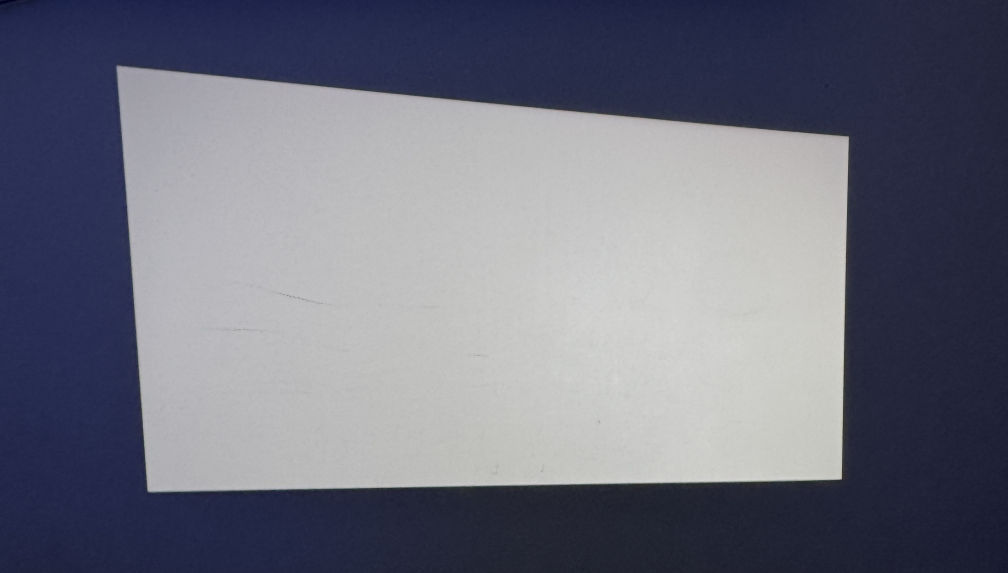
#> input picture Backend_Extras-Miller/new_white_img.jpg, 3024 x 1719 px (shown at 1/3 size)
$ python -i White_auto.py   (imports and definitions only)
#> lines starting #> are read from the running program, lines starting #| are printed output that depends on the picture; after the words box and inside, x2 and y2 are one past the last pixel; in counts of white or black regions, pixels touching at a corner belong together
#> further down, picture is the input picture: shape (1719, 3024, 3); mean B, G, R 126, 111.9, 110
import cv2
import numpy as np
from typing import List


def order_points(pts: np.ndarray) -> np.ndarray:
    """
    Order 4 points in the order: TL, TR, BR, BL.
    pts: (4,2) array of float32/float64
    returns: (4,2) float32 array ordered as TL, TR, BR, BL
    """
    pts = np.asarray(pts, dtype=np.float32)

    # sums and diffs
    s = pts[:, 0] + pts[:, 1]          # x + y
    d = pts[:, 1] - pts[:, 0]          # y - x

    tl_idx = int(np.argmin(s)) # Smallest sum (TL)
    br_idx = int(np.argmax(s)) # largest sum (BR)

    # remaining two indices
    all_idx = np.array([0, 1, 2, 3])
    remain = all_idx[(all_idx != tl_idx) & (all_idx != br_idx)]

    # smaller (y - x) is TR, other is BL
    if d[remain[0]] < d[remain[1]]:
        tr_idx = int(remain[0])
        bl_idx = int(remain[1])
    else:
        tr_idx = int(remain[1])
        bl_idx = int(remain[0])

    ordered = np.array(
        [pts[tl_idx], pts[tr_idx], pts[br_idx], pts[bl_idx]],
        dtype=np.float32
    )
    return ordered


"""Example:

           (0, 0) -----------------------   (1919, 0)
             |                                  |
             |                                  |
             |                                  |
        (0, 1079) ----------------------- (1919, 1079)

         (349, 199) ------------------------ (2545, 409)
             |                                  |
             |                                  |
             |                                  |
        (444, 1475) ------------------------- (2525, 1437)
*/
"""

# Detect the 4 corners of the white image through bright contrast:
def detect_white_screen_corners(
    img_bgr: np.ndarray,
    adaptive_block_size: int = 75,
    adaptive_C: int = -10,
    blur_ksize: int = 51,
    diff_thresh: int = 20,
    close_ksize: int = 25,
    approx_eps_frac: float = 0.02
) -> List[List[float]]:

    # If no 4 point screen contour is detected:
#> called with adaptive_block_size = 75, adaptive_C = -10, blur_ksize = 51, diff_thresh = 20, close_ksize = 25, approx_eps_frac = 0.02
    if img_bgr is None or img_bgr.size == 0:
        raise ValueError("Empty/invalid image input")

    # STEP 1 — Grayscale (Removes color completely and keeps only brightness) (RGB -> grayscale)
    gray = cv2.cvtColor(img_bgr, cv2.COLOR_BGR2GRAY)
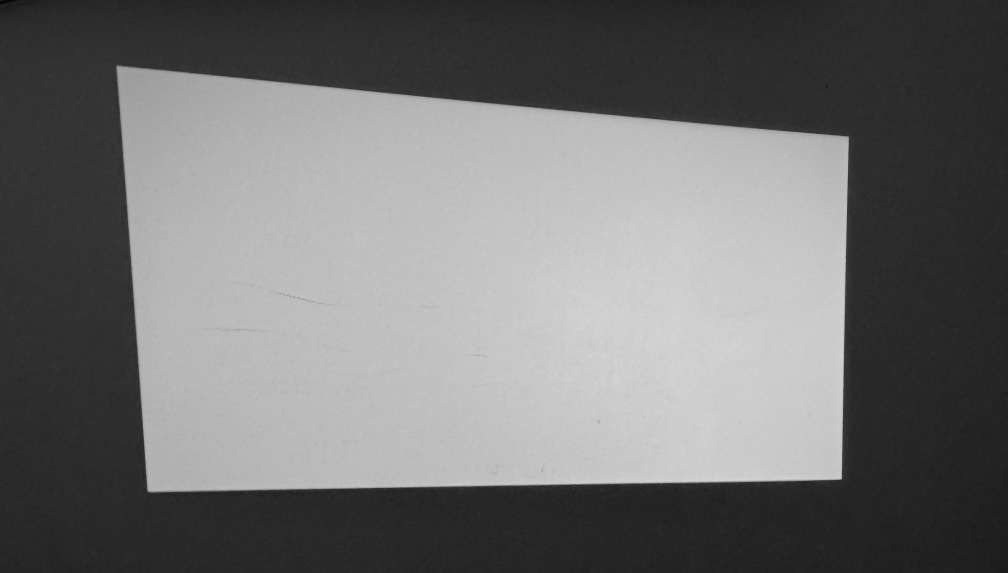
#> gray: shape (1719, 3024) (shown at 1/3 size); min 3, max 218, mean 113

    # STEP 2 — Adaptive threshold (bright regions)
    # block size must be odd and >= 3
    # Odd to detect the nearby pixels from the center when computing the threshold
    if adaptive_block_size < 3:
        adaptive_block_size = 3
    if adaptive_block_size % 2 == 0:
        adaptive_block_size += 1

    thresh = cv2.adaptiveThreshold(
        gray, 255,
        cv2.ADAPTIVE_THRESH_GAUSSIAN_C,
        cv2.THRESH_BINARY,
        adaptive_block_size,
        adaptive_C
    )
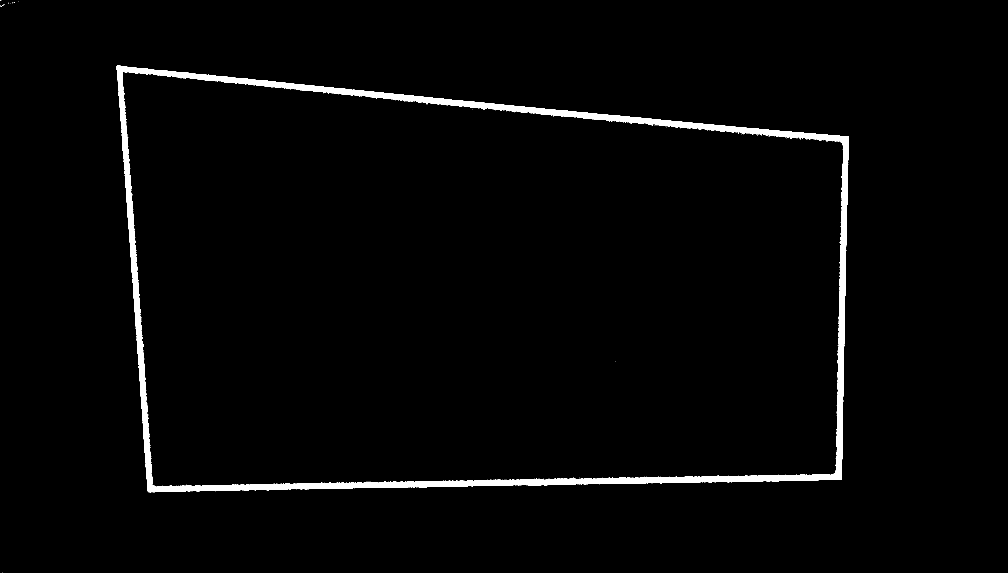
#> thresh: shape (1719, 3024) (shown at 1/3 size); 2.1% white; 47 white regions (46 under 20 px), largest, box (x1, y1, x2, y2) and area: (349, 196, 2547, 1477) 109211

    # STEP 3 — Low variance mask (uniform areas) Finds the smooth/constant brightness:
    # blur kernel must be odd and >= 3
    if blur_ksize < 3:
        blur_ksize = 3
    if blur_ksize % 2 == 0:
        blur_ksize += 1

    # Smooth image with Gaussian blur so uniform regions remain similar while noise is reduced
    blur_img = cv2.GaussianBlur(gray, (blur_ksize, blur_ksize), 0)

    # Gets the difference to find the smooth vs textured regions of the white image
    diff = cv2.absdiff(gray, blur_img)
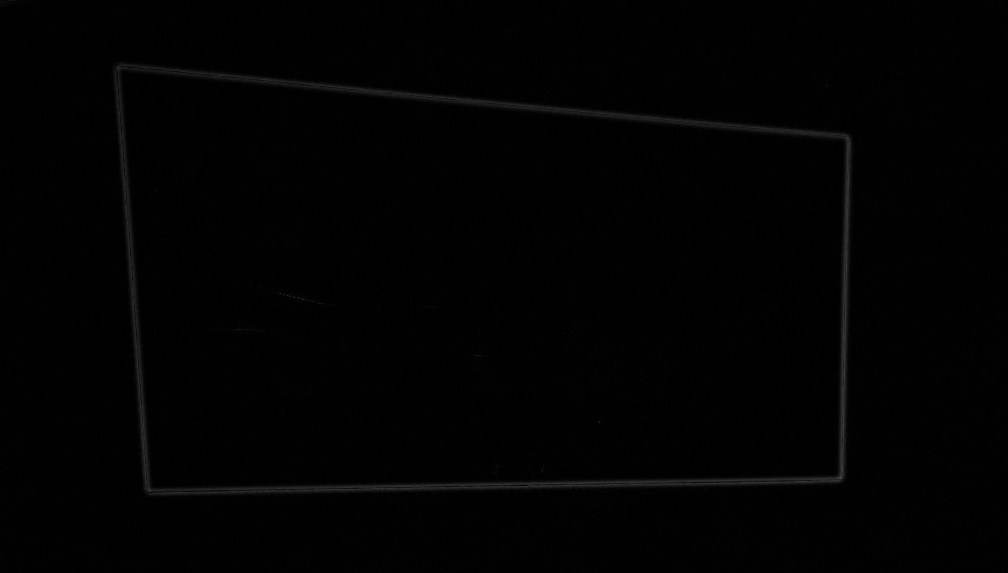
#> diff: shape (1719, 3024) (shown at 1/3 size); min 0, max 85, mean 1.9

    # Used to keep smooth areas
    _, diff = cv2.threshold(diff, diff_thresh, 255, cv2.THRESH_BINARY_INV) # returns threshold value used and resulting thresholded image
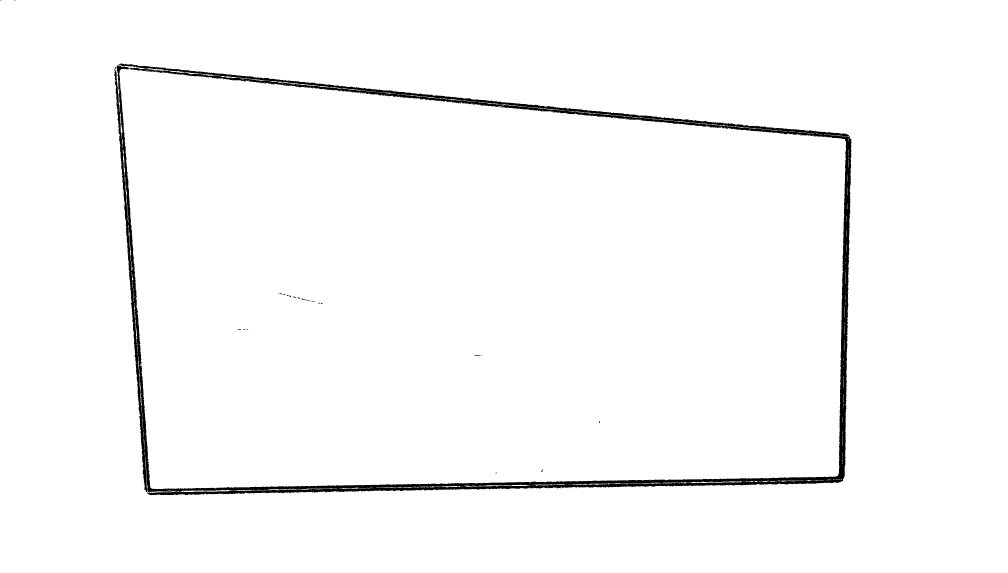
#> diff: shape (1719, 3024) (shown at 1/3 size); 98.1% white; 68 black regions (65 under 20 px), largest, box (x1, y1, x2, y2) and area: (342, 191, 2554, 1486) 100399, (905, 895, 930, 903) 46, (1423, 1064, 1440, 1067) 29

    # Combine brightness + uniformity mask
    # white = bright + smooth regions (binary mask 255 (1 for ususal cases outside of OpenCV))
    # black = everything else (binary mask 0)
    combined = cv2.bitwise_and(thresh, diff)
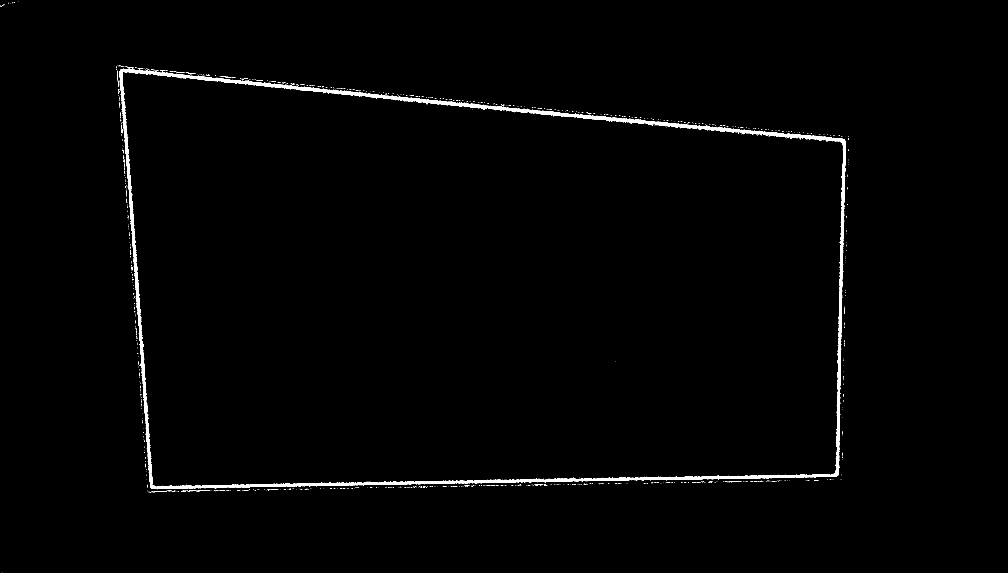
#> combined: shape (1719, 3024) (shown at 1/3 size); 1.1% white; 779 white regions (753 under 20 px), largest, box (x1, y1, x2, y2) and area: (357, 206, 2538, 1468) 54407, (589, 1471, 630, 1474) 54, (466, 1473, 501, 1476) 52

    # STEP 4 — Morph close (fill holes)
    kernel = cv2.getStructuringElement(cv2.MORPH_RECT, (close_ksize, close_ksize))
    combined = cv2.morphologyEx(combined, cv2.MORPH_CLOSE, kernel)
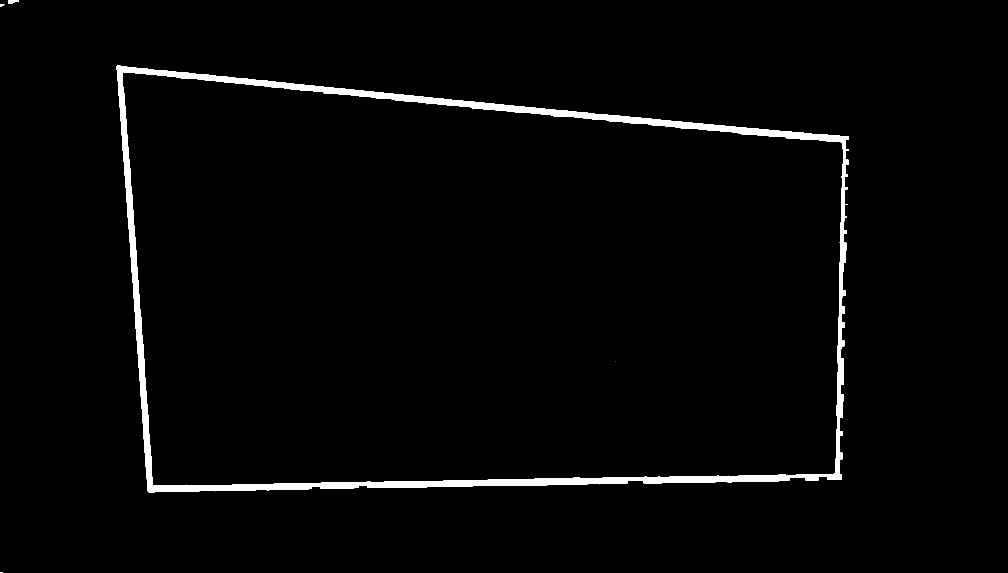
#> combined: shape (1719, 3024) (shown at 1/3 size); 2.1% white; 5 white regions (1 under 20 px)

    # STEP 5 — Find contours and choose biggest 4-point polygon
    contours, _ = cv2.findContours(combined, cv2.RETR_EXTERNAL, cv2.CHAIN_APPROX_SIMPLE)
#> contours = 4 contours, 1 with area under 20; largest, box (x1, y1, x2, y2) and area: (349, 196, 2547, 1477) 2448374, (24, 0, 57, 11) 219, (0, 13, 13, 21) 52

    best_quad = None
    max_area = 0.0

    for c in contours:
        perimeter = cv2.arcLength(c, True)
        approx = cv2.approxPolyDP(c, approx_eps_frac * perimeter, True) # reduces points in the ocntur

        if len(approx) == 4: # Finds corners and area inside the shape
            area = cv2.contourArea(approx)
            if area > max_area:
                max_area = area
                best_quad = approx
#> this loop made 4 passes
#> (perimeter, area, max_area, best_quad) on pass 2: (7100.9, 2460327, 2460327, [[349, 199], [444, 1475], [2525, 1437], [2545, 409]])
#> perimeter on passes 3 to 4: 36.83, 81.66
#> after the loop, max_area = 2460327

    if best_quad is None:
        raise ValueError("No screen detected (no 4-point contour found).")

    pts = best_quad.reshape(4, 2).astype(np.float32) # gets the points from the max white contrast area
#> pts = [[349, 199], [444, 1475], [2525, 1437], [2545, 409]]
    ordered = order_points(pts)
#> in order_points, `s = pts[:, 0] + pts[:, 1]`: s = [548, 1919, 3962, 2954]
#> in order_points, `d = pts[:, 1] - pts[:, 0]`: d = [-150, 1031, -1088, -2136]
#> in order_points, `tl_idx = int(np.argmin(s))`: tl_idx = 0
#> in order_points, `br_idx = int(np.argmax(s))`: br_idx = 2
#> in order_points, `remain = all_idx[(all_idx != tl_idx) & (all_idx != br_idx)]`: remain = [1, 3]
#> in order_points, `tr_idx = int(remain[1])`: tr_idx = 3
#> in order_points, `bl_idx = int(remain[0])`: bl_idx = 1
#> in order_points, `ordered = np.array( [pts[tl_idx], pts[tr_idx], pts[br_idx], pts[bl_idx..`: ordered = [[349, 199], [2545, 409], [2525, 1437], [444, 1475]]

    return ordered.tolist()


def warp_to_1920x1080(img_bgr: np.ndarray, corners_tl_tr_br_bl: List[List[float]]) -> np.ndarray:
    """
    Warp the input image into a 1920x1080 rectangle using TL,TR,BR,BL corners.
    """
    src = np.array(corners_tl_tr_br_bl, dtype=np.float32)
    dst = np.array([[0, 0], [1919, 0], [1919, 1079], [0, 1079]], dtype=np.float32)

    H = cv2.getPerspectiveTransform(src, dst)
    warped = cv2.warpPerspective(img_bgr, H, (1920, 1080))
    return warped

# Draw the red circles on the detected corners
def draw_corners(img_bgr: np.ndarray, corners_tl_tr_br_bl: List[List[float]], radius: int = 20) -> np.ndarray:
    out = img_bgr.copy()
    for x, y in corners_tl_tr_br_bl:
        cv2.circle(out, (int(x), int(y)), radius, (0, 0, 255), -1)
    return out

>>> import cv2
>>> picture = cv2.imread('new_white_img.jpg')
>>> result = detect_white_screen_corners(picture)
#> result has the same summary as ordered in order_points
